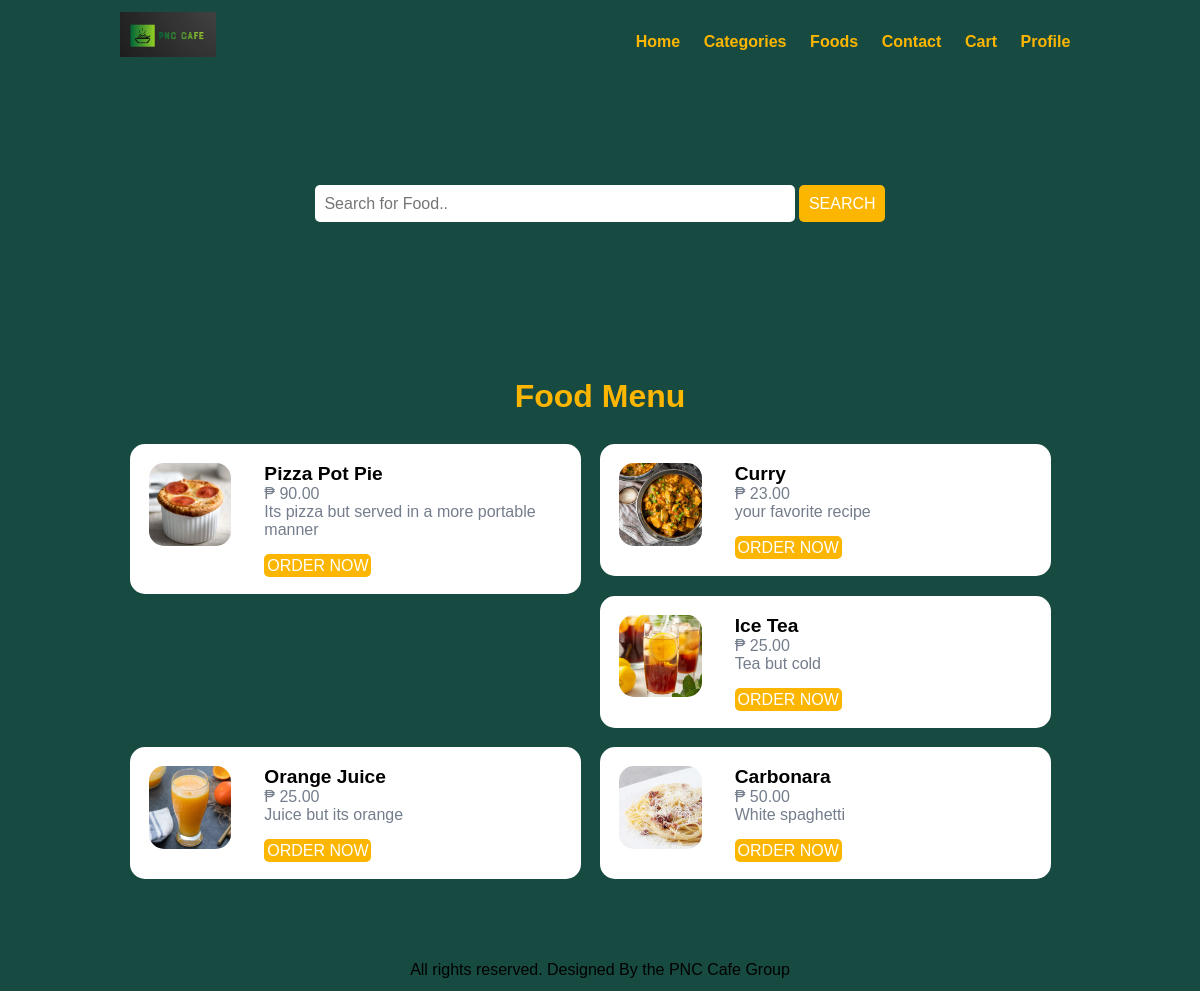
/food-order/foods.php, run on the app's committed database.
### tables this page shows
CREATE TABLE `tbl_food` (
  `id` int(10) UNSIGNED NOT NULL,
  `title` varchar(150) NOT NULL,
  `description` text NOT NULL,
  `price` decimal(10,2) NOT NULL,
  `image_name` varchar(255) NOT NULL,
  `category_id` int(10) UNSIGNED NOT NULL,
  `featured` varchar(10) NOT NULL,
  `active` varchar(10) NOT NULL
);

### food-order/foods.php (the view, shortened to what this page needs)
<?php include('partials-front/menu.php');?>
    <section class="food-search text-center">
        <div class="container">
            <form action="<?php echo SITEURL; ?>food-search.php" method="POST">
                <input type="search" name="search" placeholder="Search for Food.." required>
                <input type="submit" name="submit" value="Search" class="btn btn-primary">
            </form>
        </div>
    </section>
    <section class="food-menu">
        <div class="container">
            <h2 class="text-center">Food Menu</h2>
            <?php
                $sql2 = "SELECT * FROM tbl_food WHERE active='Yes' AND featured='Yes' ";
                $res2 = mysqli_query($conn, $sql2);
                $count2 = mysqli_num_rows($res2);
                if($count2 > 0) {
                    while($row2=mysqli_fetch_assoc($res2)) {
                        $id = $row2['id'];
                        $title = $row2['title'];
                        $price = $row2['price'];
                        $description = $row2['description'];
                        $image_name = $row2['image_name'];
                        ?>
                            <div class="food-menu-box">
                                <div class="food-menu-img">
                                <?php
                                 if ($image_name=="") {
                                    echo "<div class='error'>Image not available</div>";
                                 } else {
                                    ?>
                                    <img src="<?php echo SITEURL;?>images/food/<?php echo $image_name;?>" alt="Chicke Hawain Pizza" class="img-responsive img-curve">
                                    <?php
                                 }
                                ?>
                                </div>
                            <div class="food-menu-desc">
                                <h4><?php echo $title;?></h4>
                                <p class="food-detail">₱ <?php echo $price;?></p>
                                <p class="food-detail">
                                        <?php echo $description;?>
                                </p>
                                <br>
                                <a href="<?php echo SITEURL;?>order.php?food_id=<?php echo $id;?>" class="btn btn-primary">Order Now</a>
                            </div>
                            </div>
                        <?php
                    }
                } else {
                    echo "<div class='error'>No Food Available</div>";
                }
            ?>
        </div>
    </section>
<?php include('partials-front/footer.php');?>

### food-order/css/style.css (style rules this page uses)
* { margin: 0 0; padding: 0 0; font-family: Arial, Helvetica, sans-serif; }
body, section.food-menu { background: #174A41; }
.container { width: 80%; margin: 0 auto; padding: 1%; }
.img-responsive { width: 100%; }
.img-curve { border-radius: 15px; }
.text-center { text-align: center; }
a { color: #FDB600; text-decoration: none; }
.btn { padding: 1%; border: none; font-size: 1rem; border-radius: 5px; margin-top: 5px; }
.btn-primary { background-color: #FDB600; color: white; cursor: pointer; text-transform: uppercase; }
h2 { color: #FDB600; font-size: 2rem; margin-bottom: 2%; }
h4 { font-size: 1.2rem; }
.food-search { background:#174A41; background-size: cover; background-repeat: no-repeat; background-position: center; padding: 7% 0; }
.food-search input[type="search"] { width: 50%; padding: 1%; font-size: 1rem; border: none; border-radius: 5px; }
.food-menu { background-color: #ececec; padding: 4% 0; }
.food-menu-box { width: 43%; margin: 1%; padding: 2%; float: left; background-color: white; border-radius: 15px; }
.food-menu-img { width: 20%; float: left; }
.food-menu-desc { width: 70%; float: left; margin-left: 8%; }
.food-detail { font-size: 1rem; color: #747d8c; }

### data on the page
tbl_food: image_name (picture), title "Pizza Pot Pie", price "90.00", description "Its pizza but served in a more portable manner"
tbl_food: image_name (picture), title "Curry", price "23.00", description "your favorite recipe"
tbl_food: image_name (picture), title "Ice Tea", price "25.00", description "Tea but cold"
tbl_food: image_name (picture), title "Orange Juice", price "25.00", description "Juice but its orange"
tbl_food: image_name (picture), title "Carbonara", price "50.00", description "White spaghetti"
